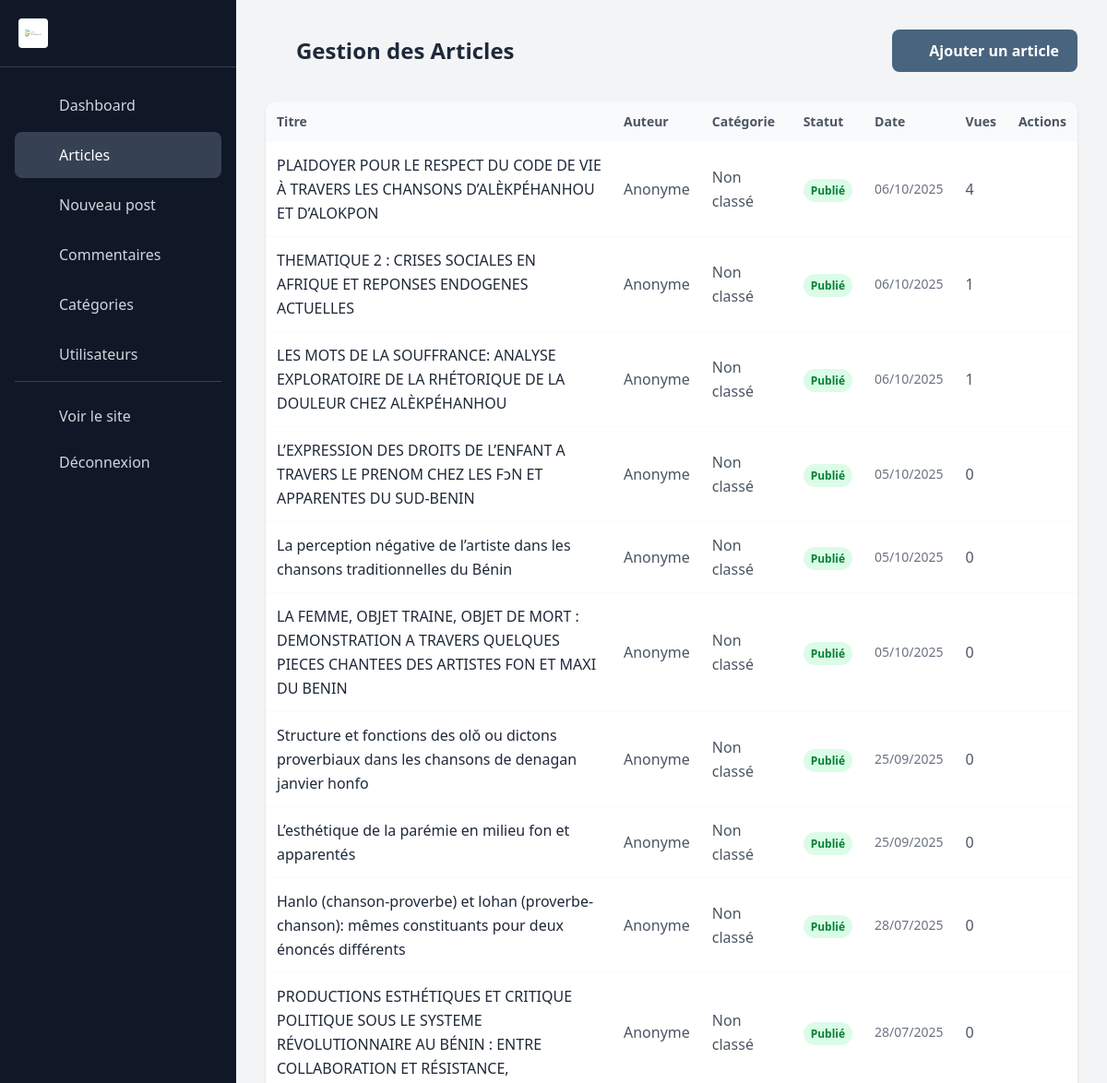
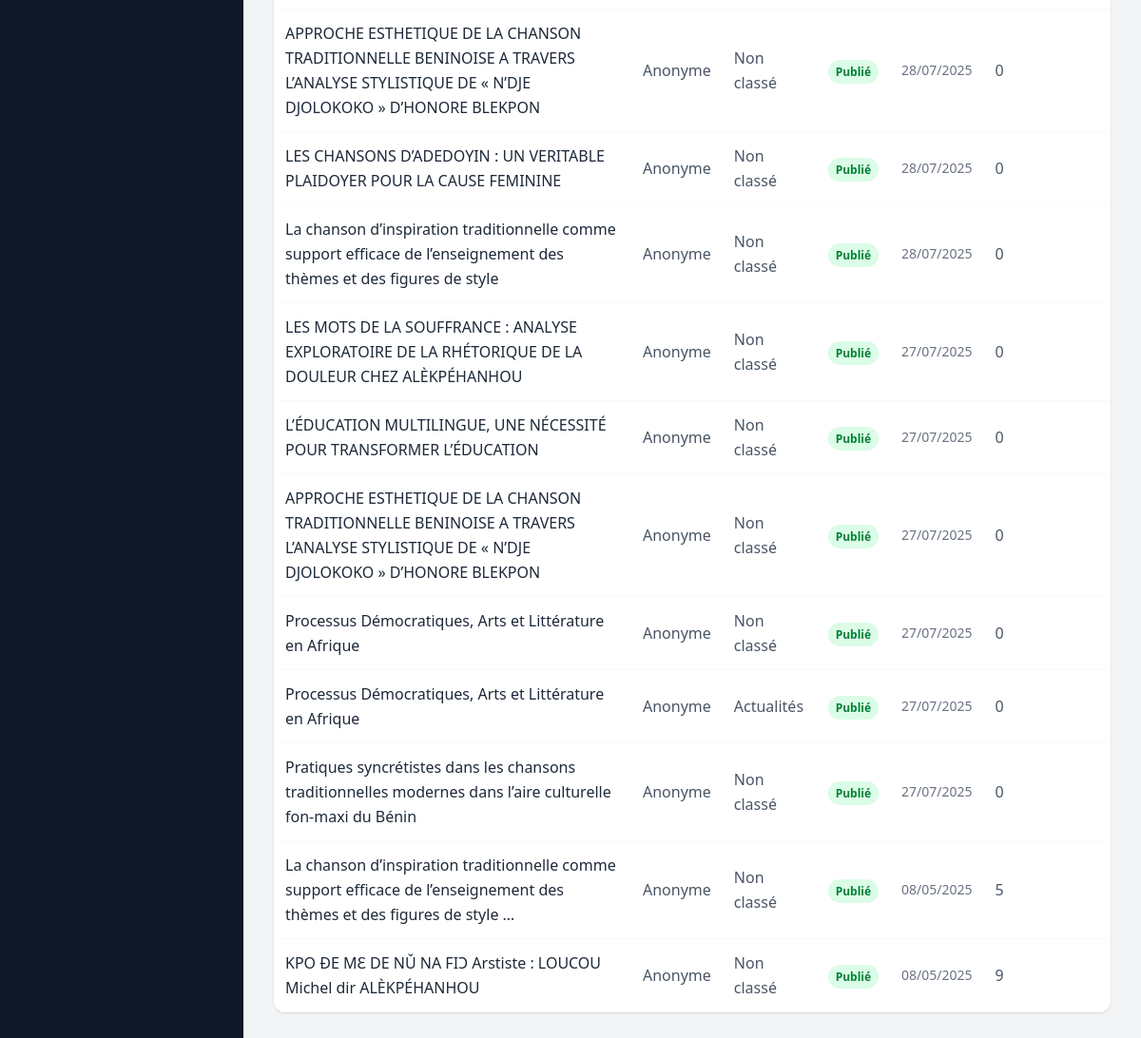
Page /admin/manage_posts.php (signed in) on the committed database (2 pictures, top to bottom).
### tables this page shows
CREATE TABLE IF NOT EXISTS `posts` (
  `id_post` int(11) NOT NULL AUTO_INCREMENT,
  `id_user` int(11) DEFAULT NULL,
  `id_category` int(11) DEFAULT NULL,
  `title` varchar(255) NOT NULL,
  `slug` varchar(255) NOT NULL UNIQUE,
  `content` text NOT NULL,
  `excerpt` text,
  `main_image` varchar(255) DEFAULT NULL,
  `main_video` varchar(255) DEFAULT NULL,
  `embed_link` varchar(500) DEFAULT NULL,
  `status` enum('draft','published','archived') DEFAULT 'draft',
  `views` int(11) DEFAULT 0,
  `created_at` datetime DEFAULT CURRENT_TIMESTAMP,
  `updated_at` datetime DEFAULT CURRENT_TIMESTAMP ON UPDATE CURRENT_TIMESTAMP,
  `published_at` datetime DEFAULT NULL,
  PRIMARY KEY (`id_post`),
  KEY `id_user` (`id_user`),
  KEY `id_category` (`id_category`),
  KEY `status` (`status`)
);

CREATE TABLE IF NOT EXISTS `categories` (
  `id_category` int(11) NOT NULL AUTO_INCREMENT,
  `name` varchar(100) NOT NULL,
  `slug` varchar(100) NOT NULL UNIQUE,
  `description` text,
  `color` varchar(7) DEFAULT '#007BFF',
  `created_at` datetime DEFAULT CURRENT_TIMESTAMP,
  PRIMARY KEY (`id_category`)
);

### admin/config_admin.php (called while the page is built, shortened)
<?php
$admin_role = $_SESSION['admin_role'] ?? 'admin';
function has_permission($permission){
    global $admin_role;
    $perms = PERMISSIONS;
    return $perms[$admin_role][$permission] ?? false;
}
?>

### admin/manage_posts.php (the view, shortened to what this page needs)
<?php
require_once "config_admin.php";
if($_SESSION['admin_role'] === 'auteur'){
    $stmt = $pdo->prepare("SELECT p.*, u.name AS author_name, c.name AS category_name
                           FROM posts p
                           LEFT JOIN users u ON p.id_user = u.id_user
                           LEFT JOIN categories c ON p.id_category = c.id_category
                           WHERE p.id_user = ?
                           ORDER BY p.created_at DESC");
    $stmt->execute([$_SESSION['admin_id']]);
    $posts = $stmt->fetchAll();
} else {
    $stmt = $pdo->query("SELECT p.*, u.name AS author_name, c.name AS category_name
                         FROM posts p
                         LEFT JOIN users u ON p.id_user = u.id_user
                         LEFT JOIN categories c ON p.id_category = c.id_category
                         ORDER BY p.created_at DESC");
    $posts = $stmt->fetchAll();
}
$can_view_comments = has_permission('manage_comments');
$can_view_categories = has_permission('manage_categories');
$can_view_users = has_permission('manage_users');
?>
<!DOCTYPE html>
<html lang="fr">
<head>
</head>
<body class="bg-gray-100 font-sans leading-relaxed">
    <div class="flex min-h-screen">
        <aside class="w-64 bg-gray-900 text-white fixed h-full overflow-y-auto">
            <div class="p-5 border-b border-gray-700">
                <a href="dashboard.php" class="flex items-center gap-3">
                    <img src="../img/logo.jpg" alt="Joie Enseignante" class="h-8 w-auto bg-white p-1 rounded">
                </a>
            </div>
            <nav class="p-4" aria-label="Menu admin">
                <ul class="space-y-1">
                    <li><a href="dashboard.php" class="flex items-center gap-3 px-4 py-3 rounded-lg text-gray-300 hover:bg-gray-700 hover:text-white transition"><i class="ph ph-house w-5"></i> Dashboard</a></li>
                    <li><a href="manage_posts.php" class="flex items-center gap-3 px-4 py-3 rounded-lg bg-gray-700 text-white"><i class="ph ph-file-text w-5"></i> Articles</a></li>
                    <li><a href="add_post.php" class="flex items-center gap-3 px-4 py-3 rounded-lg text-gray-300 hover:bg-gray-700 hover:text-white transition"><i class="ph ph-plus w-5"></i> Nouveau post</a></li>
                    <?php if($can_view_comments): ?>
                    <li><a href="manage_comments.php" class="flex items-center gap-3 px-4 py-3 rounded-lg text-gray-300 hover:bg-gray-700 hover:text-white transition"><i class="ph ph-chats w-5"></i> Commentaires</a></li>
                    <?php endif; ?>
                    <?php if($can_view_categories): ?>
                    <li><a href="manage_categories.php" class="flex items-center gap-3 px-4 py-3 rounded-lg text-gray-300 hover:bg-gray-700 hover:text-white transition"><i class="ph ph-folder w-5"></i> Catégories</a></li>
                    <?php endif; ?>
                    <?php if($can_view_users): ?>
                    <li><a href="manage_users.php" class="flex items-center gap-3 px-4 py-3 rounded-lg text-gray-300 hover:bg-gray-700 hover:text-white transition"><i class="ph ph-users w-5"></i> Utilisateurs</a></li>
                    <?php endif; ?>
                    <li class="border-t border-gray-700 pt-3 mt-3">
                        <a href="../public/index.php" target="_blank" class="flex items-center gap-3 px-4 py-3 rounded-lg text-gray-300 hover:bg-gray-700 hover:text-white transition"><i class="ph ph-arrow-square-out w-5"></i> Voir le site</a>
                        <a href="logout.php" class="flex items-center gap-3 px-4 py-3 rounded-lg text-gray-300 hover:bg-gray-700 hover:text-white transition"><i class="ph ph-sign-out w-5"></i> Déconnexion</a>
                    </li>
                </ul>
            </nav>
        </aside>
        <main class="flex-1 ml-64 p-8" id="main-content">
            <div class="flex justify-between items-center mb-8">
                <h1 class="text-2xl font-bold text-gray-800"><i class="ph ph-newspaper text-primary mr-2"></i> Gestion des Articles</h1>
                <?php if(has_permission('publish_articles')): ?>
                <a href="add_post.php" class="bg-primary hover:bg-indigo-700 text-white px-5 py-2.5 rounded-lg transition font-semibold flex items-center gap-2"><i class="ph ph-plus"></i> Ajouter un article</a>
                <?php endif; ?>
            </div>
            <div class="bg-white rounded-xl shadow-sm overflow-hidden">
                <div class="overflow-x-auto">
                    <table class="w-full">
                        <thead class="bg-gray-50 text-left text-sm font-semibold text-gray-600">
                            <tr><th class="p-3">Titre</th><th class="p-3">Auteur</th><th class="p-3">Catégorie</th><th class="p-3">Statut</th><th class="p-3">Date</th><th class="p-3">Vues</th><th class="p-3">Actions</th></tr>
                        </thead>
                        <tbody>
                            <?php foreach($posts as $post): ?>
                            <tr class="border-b border-gray-50 hover:bg-gray-50">
                                <td class="p-3 font-medium text-gray-800"><?= htmlspecialchars($post['title']) ?></td>
                                <td class="p-3 text-gray-600"><?= htmlspecialchars($post['author_name'] ?? 'Anonyme') ?></td>
                                <td class="p-3 text-gray-600"><?= htmlspecialchars($post['category_name'] ?? 'Non classé') ?></td>
                                <td class="p-3">
                                    <?php
                                    $badge = match($post['status']){
                                        'published' => 'bg-green-100 text-green-700',
                                        'draft' => 'bg-yellow-100 text-yellow-700',
                                        'scheduled' => 'bg-blue-100 text-blue-700',
                                        default => 'bg-gray-100 text-gray-600'
                                    };
                                    $label = match($post['status']){
                                        'published' => 'Publié',
                                        'draft' => 'Brouillon',
                                        'scheduled' => 'Programmé',
                                        default => 'Archivé'
                                    };
                                    ?>
                                    <span class="text-xs font-semibold px-2 py-1 rounded-full <?= $badge ?>"><?= $label ?></span>
                                </td>
                                <td class="p-3 text-gray-500 text-sm"><?= $post['status'] === 'scheduled' && !empty($post['published_at']) ? date('d/m/Y H:i', strtotime($post['published_at'])) : date('d/m/Y', strtotime($post['created_at'])) ?></td>
                                <td class="p-3 text-gray-600"><?= $post['views'] ?? 0 ?></td>
                                <td class="p-3">
                                </td>
                            </tr>
                            <?php endforeach; ?>
                        </tbody>
                    </table>
                </div>
            </div>
        </main>
    </div>
</body>
</html>

### assets/css/sobre.css (style rules this page uses)
:root { --color-primary-50: #f4f6f8; --color-primary-100: #e9eef2; --color-primary-200: #d4dee6; --color-primary-300: #adc0cf; --color-primary-400: #7f9ab2; --color-primary-500: #5c7b97; --color-primary-600: #49647e; --color-primary-700: #3d5268; --color-primary-800: #2f4050; --color-primary-900: #24313e; --color-primary: var(--color-primary-600); --color-accent-100: #f6f1ea; --color-accent-400: #cfb697; --color-accent-500: #b3936b; --color-accent-600: #93734c; --font-sans: 'Inter', ui-sans-serif, system-ui, sans-serif; --font-display: 'Inter', ui-sans-serif, system-ui, sans-serif; }
.bg-primary { background-color: var(--color-primary-600); }
.text-primary { color: var(--color-primary-600); }
.space-y-1 > :not([hidden]) ~ :not([hidden]) { --tw-space-y-reverse: 0; margin-top: calc(calc(0.25rem * var(--tw-space-y-reverse)) * -1); margin-bottom: calc(0.25rem * (1 - var(--tw-space-y-reverse))); }
.py-2\.5 { padding-top: 0.625rem; padding-bottom: 0.625rem; }

### assets/phosphor/phosphor.css (style rules this page uses)
.ph { font-family: "Phosphor" !important; speak: never; font-style: normal; font-weight: normal; font-variant: normal; text-transform: none; line-height: 1; letter-spacing: 0; -webkit-font-feature-settings: "liga"; -moz-font-feature-settings: "liga=1"; -moz-font-feature-settings: "liga"; -ms-font-feature-settings: "liga" 1; font-feature-settings: "liga"; -webkit-font-variant-ligatures: discretionary-ligatures; font-variant-ligatures: discretionary-ligatures; -webkit-font-smoothing: antialiased; -moz-osx-font-smoothing: grayscale; }
.ph.ph-arrow-square-out:before { content: "\e5de"; }
.ph.ph-chats:before { content: "\e17c"; }
.ph.ph-file-text:before { content: "\e23a"; }
.ph.ph-folder:before { content: "\e24a"; }
.ph.ph-house:before { content: "\e2c2"; }
.ph.ph-newspaper:before { content: "\e344"; }
.ph.ph-plus:before { content: "\e3d4"; }
.ph.ph-sign-out:before { content: "\e42a"; }
.ph.ph-users:before { content: "\e4d6"; }

### config/theme.php (style rules this page uses)
:root { --font-sans:'Inter',ui-sans-serif,system-ui,sans-serif;--font-display:'Inter',ui-sans-serif,system-ui,sans-serif }

### rows in the picture
posts: title "PLAIDOYER POUR LE RESPECT DU CODE DE VIE À TRAVERS LES CHANSONS D’ALÈKPÉHANHOU ET D’ALOKPON", author_name "Anonyme", category_name "Non classé", status "Publié", created_at "06/10/2025", views "4"
posts: title "THEMATIQUE 2 : CRISES SOCIALES EN AFRIQUE ET REPONSES ENDOGENES ACTUELLES", author_name "Anonyme", category_name "Non classé", status "Publié", created_at "06/10/2025", views "1"
posts: title "LES MOTS DE LA SOUFFRANCE: ANALYSE EXPLORATOIRE DE LA RHÉTORIQUE DE LA DOULEUR CHEZ ALÈKPÉHANHOU", author_name "Anonyme", category_name "Non classé", status "Publié", created_at "06/10/2025", views "1"
posts: title "L’EXPRESSION DES DROITS DE L’ENFANT A TRAVERS LE PRENOM CHEZ LES FᴐN ET APPARENTES DU SUD-BENIN", author_name "Anonyme", category_name "Non classé", status "Publié", created_at "05/10/2025", views "0"
posts: title "La perception négative de l’artiste dans les chansons traditionnelles du Bénin", author_name "Anonyme", category_name "Non classé", status "Publié", created_at "05/10/2025", views "0"
posts: title "LA FEMME, OBJET TRAINE, OBJET DE MORT : DEMONSTRATION A TRAVERS QUELQUES PIECES CHANTEES DES ARTISTES FON ET MAXI DU BENIN", author_name "Anonyme", category_name "Non classé", status "Publié", created_at "05/10/2025", views "0"
posts: title "Structure et fonctions des olǒ ou dictons proverbiaux dans les chansons de denagan janvier honfo", author_name "Anonyme", category_name "Non classé", status "Publié", created_at "25/09/2025", views "0"
posts: title "L’esthétique de la parémie en milieu fon et apparentés", author_name "Anonyme", category_name "Non classé", status "Publié", created_at "25/09/2025", views "0"
posts: title "Hanlo (chanson-proverbe) et lohan (proverbe-chanson): mêmes constituants pour deux énoncés différents", author_name "Anonyme", category_name "Non classé", status "Publié", created_at "28/07/2025", views "0"
posts: title "PRODUCTIONS ESTHÉTIQUES ET CRITIQUE POLITIQUE SOUS LE SYSTEME RÉVOLUTIONNAIRE AU BÉNIN : ENTRE COLLABORATION ET RÉSISTANCE,", author_name "Anonyme", category_name "Non classé", status "Publié", created_at "28/07/2025", views "0"
posts: title "APPROCHE ESTHETIQUE DE LA CHANSON TRADITIONNELLE BENINOISE A TRAVERS L’ANALYSE STYLISTIQUE DE « N’DJE DJOLOKOKO » D’HONORE BLEKPON", author_name "Anonyme", category_name "Non classé", status "Publié", created_at "28/07/2025", views "0"
posts: title "LES CHANSONS D’ADEDOYIN : UN VERITABLE PLAIDOYER POUR LA CAUSE FEMININE", author_name "Anonyme", category_name "Non classé", status "Publié", created_at "28/07/2025", views "0"
posts: title "La chanson d’inspiration traditionnelle comme support efficace de l’enseignement des thèmes et des figures de style", author_name "Anonyme", category_name "Non classé", status "Publié", created_at "28/07/2025", views "0"
posts: title "LES MOTS DE LA SOUFFRANCE : ANALYSE EXPLORATOIRE DE LA RHÉTORIQUE DE LA DOULEUR CHEZ ALÈKPÉHANHOU", author_name "Anonyme", category_name "Non classé", status "Publié", created_at "27/07/2025", views "0"
posts: title "L’ÉDUCATION MULTILINGUE, UNE NÉCESSITÉ POUR TRANSFORMER L’ÉDUCATION", author_name "Anonyme", category_name "Non classé", status "Publié", created_at "27/07/2025", views "0"
posts: title "APPROCHE ESTHETIQUE DE LA CHANSON TRADITIONNELLE BENINOISE A TRAVERS L’ANALYSE STYLISTIQUE DE « N’DJE DJOLOKOKO » D’HONORE BLEKPON", author_name "Anonyme", category_name "Non classé", status "Publié", created_at "27/07/2025", views "0"
posts: title "Processus Démocratiques, Arts et Littérature en Afrique", author_name "Anonyme", category_name "Non classé", status "Publié", created_at "27/07/2025", views "0"
posts: title "Processus Démocratiques, Arts et Littérature en Afrique", author_name "Anonyme", id_category.name "Actualités", status "Publié", created_at "27/07/2025", views "0"
posts: title "Pratiques syncrétistes dans les chansons traditionnelles modernes dans l’aire culturelle fon-maxi du Bénin", author_name "Anonyme", category_name "Non classé", status "Publié", created_at "27/07/2025", views "0"
posts: title "La chanson d’inspiration traditionnelle comme support efficace de l’enseignement des thèmes et des figures de style …", author_name "Anonyme", category_name "Non classé", status "Publié", created_at "08/05/2025", views "5"
posts: title "KPO ƉE MƐ DE NǓ NA FIƆ Arstiste : LOUCOU Michel dir ALÈKPÉHANHOU", author_name "Anonyme", category_name "Non classé", status "Publié", created_at "08/05/2025", views "9"
